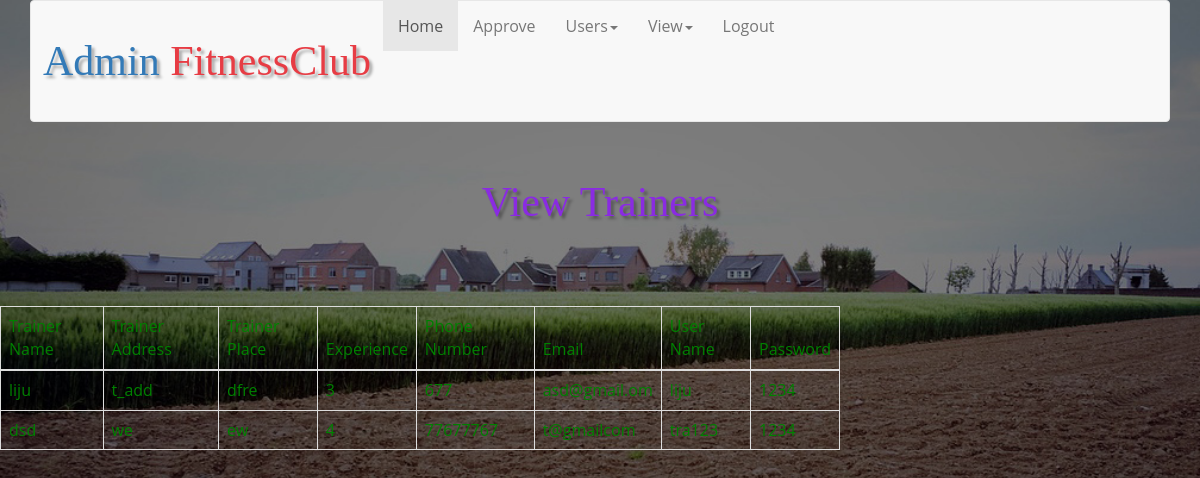
Page /Fitness_Club/Admin/trainer.php on the committed database.
### tables this page shows
CREATE TABLE IF NOT EXISTS `tbl_trainer` (
  `t_id` int(11) NOT NULL AUTO_INCREMENT,
  `c_id` int(11) NOT NULL,
  `t_name` varchar(20) NOT NULL,
  `t_address` varchar(50) NOT NULL,
  `t_place` varchar(20) NOT NULL,
  `t_exp` int(11) NOT NULL,
  `phno` double NOT NULL,
  `email` varchar(20) NOT NULL,
  PRIMARY KEY (`t_id`)
);

### Fitness_Club/Admin/trainer.php (the view, shortened to what this page needs)
<?php
  require_once 'admin_nav.php';
  require_once'../config/conn.php';
    ?>
<div>
<h1 style="text-align: center;color: blueviolet;">View Trainers</h1><br><br>
                <div>
                    <table class="table table-bordered" style="color: green;width:70%;" align="center">
    <thead>
      <tr>
        <th>Trainer Name</th>
        <th>Trainer Address</th>
        <th>Trainer Place</th>
        <th>Experience</th>
        <th>Phone Number</th>
     <th>Email</th>
        <th>User Name</th>
        <th>Password</th>
      </tr>
    </thead>
    <tbody>
      <?php
  $sql="SELECT `t_id` , `t_name` , `t_address` , `t_place` , `t_exp` , `phno` , `email` , `username` , `password`
FROM tbl_trainer, login
WHERE tbl_trainer.t_id = login.reg_id
AND login.status =1
AND login.user_type = 'Trainer'";
    $res=$con->query($sql);
  if($res->num_rows>0)
{
    while($row=$res->fetch_assoc())
    {?>
    <tr>
    <td><?php echo $row['t_name'];?></td>
    <td><?php echo $row['t_address'];?></td>
    <td><?php echo $row['t_place'];?></td>
<td><?php echo $row['t_exp'];?></td>
<td><?php echo $row['phno'];?></td>
<td><?php echo $row['email'];?></td>
<td><?php echo $row['username'];?></td>
<td><?php echo $row['password'];?></td>
                 <?php
    }
}
?>
    </tbody>
  </table>
                </div>
            </div>

### Fitness_Club/Admin/login/css/style.css (style rules this page uses)
html, body, div, span, applet, object, iframe, h1, h2, h3, h4, h5, h6, p, blockquote, pre, a, abbr, acronym, address, big, cite, code, del, dfn, em, img, ins, kbd, q, s, samp, small, strike, strong, sub, sup, tt, var, b, u, i, dl, dt, dd, ol, nav ul, nav li, fieldset, form, label, legend, table, caption, tbody, tfoot, thead, tr, th, td, article, aside, canvas, details, embed, figure, figcaption, footer, header, hgroup, menu, nav, output, ruby, section, summary, time, mark, audio, video { margin: 0; padding: 0; border: 0; font-size: 100%; font: inherit; vertical-align: baseline; }
table { border-collapse: collapse; border-spacing: 0; }
body { background: url(../images/1.jpg) no-repeat; background-size: cover; -webkit-background-size: cover; -moz-background-size: cover; -o-background-size: cover; -ms-background-size: cover; background-position: center; font-family: 'Open Sans', sans-serif; font-size: 100%; min-height:100vh; }
h1 { font-size: 3.5em; color: #fff; text-align: center; margin: 3vw 1vw; font-family: 'Sigmar One', cursive; text-shadow: 3px 3px 3px rgba(0, 0, 0, 0.32); }
@media (max-width:1920px) { h1 { font-size: 3.5vw; } }

### rows in the picture
tbl_trainer: t_name "liju", t_address "t_add", t_place "dfre", t_exp "3", phno "677", email "asd@gmail.om", login.username "liju", login.password "1234"
tbl_trainer: t_name "dsd", t_address "we", t_place "ew", t_exp "4", phno "77677767", email "t@gmailcom", login.username "tra123", login.password "1234"
